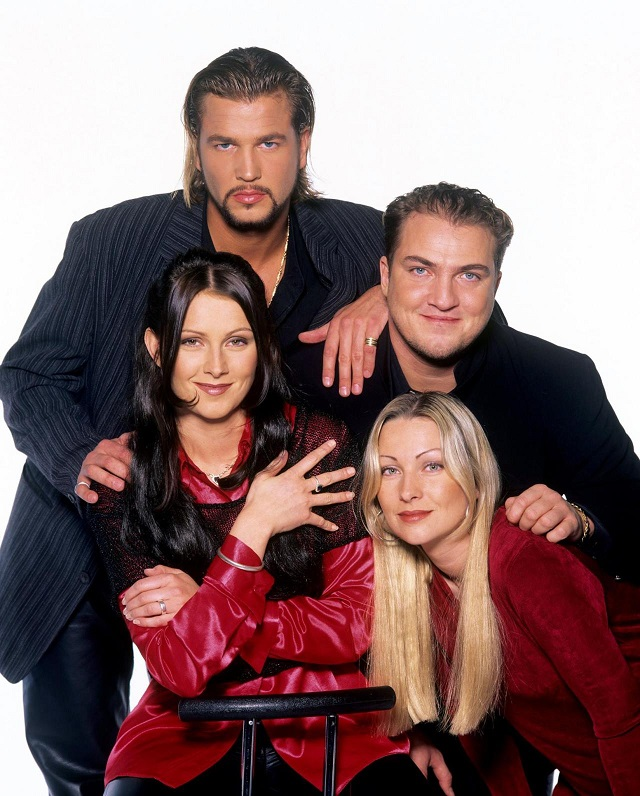
#> input picture ace_of_base.jpg, 640 x 796 px
$ python face_recognition.py ace_of_base.jpg
#> lines starting #> are read from the running program, lines starting #| are printed output that depends on the picture; after the words box and inside, x2 and y2 are one past the last pixel; in counts of white or black regions, pixels touching at a corner belong together
# Based on and modifed from https://realpython.com/face-recognition-with-python/

import cv2
import sys

# import the path to face cascade definitions from configuration
from config import CASCPATH

# Set up faceCascade
# Load the face cascade into memory
faceCascade = cv2.CascadeClassifier(CASCPATH)

# For each file passed in the command line do the following
for file in sys.argv[1:]:

	# Open the file and save it to an opencv image
	image = cv2.imread(file)
#> image is the input picture: shape (796, 640, 3); mean B, G, R 109.6, 109.5, 136.6
	# Convert the above opencv image to grayscale
	gray_scale = cv2.cvtColor(image, cv2.COLOR_BGR2GRAY)
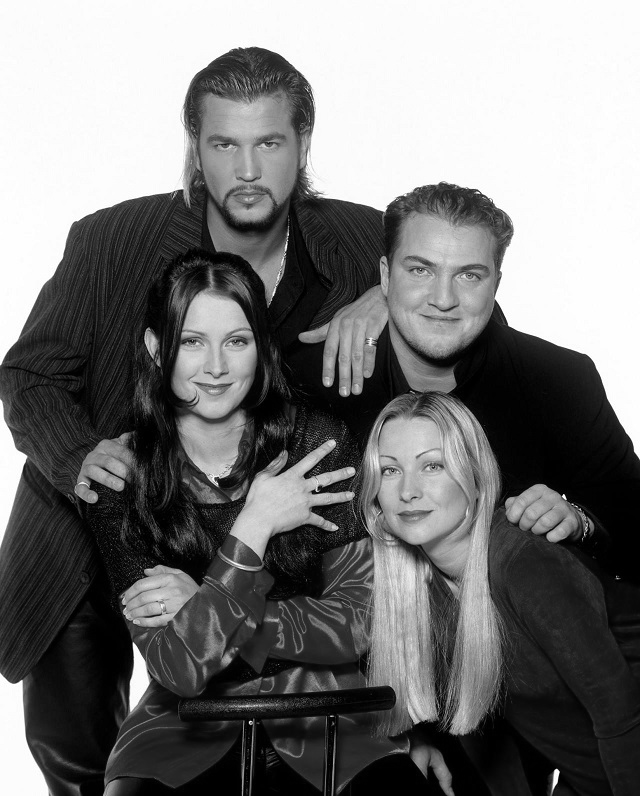
#> gray_scale: shape (796, 640); min 0, max 255, mean 117.6

	# Search the image (grayscale version)
	#   scaleFactor - allows us to compensate for images different distances from the camera
	#   minNeighbors - allows us to eliminate false positives by saying we have to have several positives in the same area
	#      more info on minNeighbors - https://stackoverflow.com/questions/22249579/opencv-detectmultiscale-minneighbors-parameter
	#   minSize - defines the size of the box to use
	#   flags - need to look for more information on this
	faces = faceCascade.detectMultiScale(
		gray_scale,
		scaleFactor=1.1,
		minNeighbors=15,
		minSize=(30, 30),
		flags = cv2.CASCADE_SCALE_IMAGE
	)
#> faces = [[190, 101, 116, 116], [164, 303, 103, 103], [359, 425, 108, 108], [386, 226, 119, 119]]

	# Output the number of faces found in the image
	print(f"Found {len(faces)} face{'' if len(faces) == 1 else 's'} in {file}")
#| Found 4 faces in ace_of_base.jpg

	for (x, y, w, h) in faces:
		# Draw a rectangle around each face
		#   Look for more information on rectangle
		cv2.rectangle(image, (x, y), (x+w, y+h), (0, 255, 0), 2)
#> this loop made 4 passes
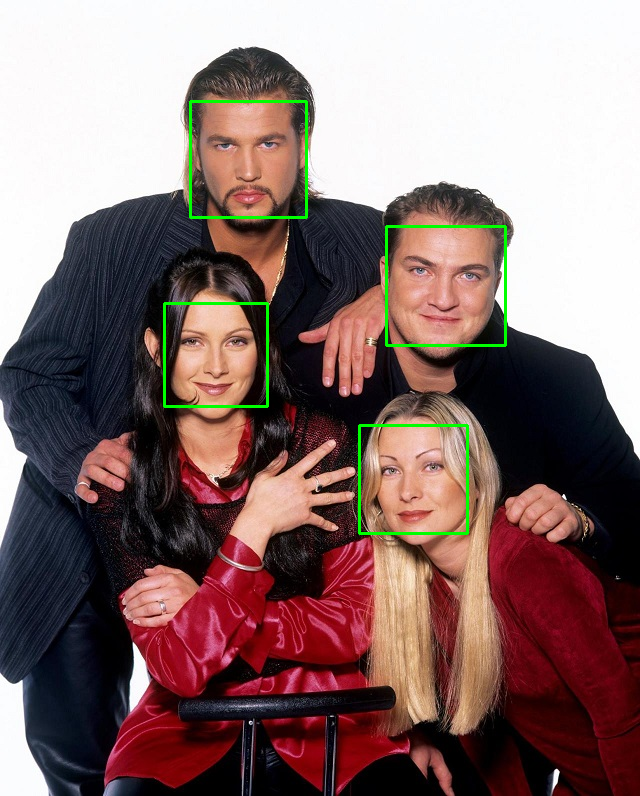
#> image: shape (796, 640, 3); 1.05% of pixels changed, all inside (x1, y1, x2, y2) = (163, 100, 507, 535)

	# Display the image
	cv2.imshow("Faces found", image)
	# Wait for a button press to close the image
	cv2.waitKey(0)
